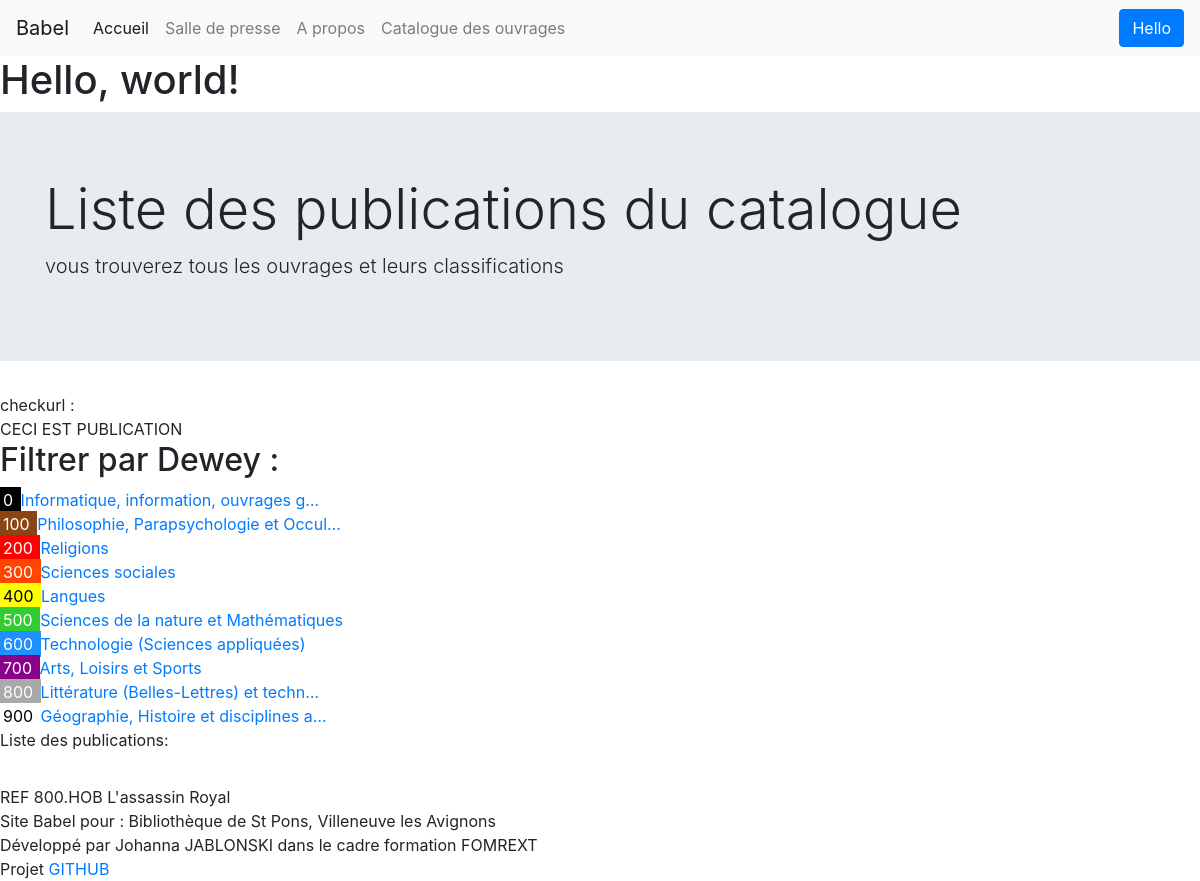
The page /publication/ on the database as committed earlier.
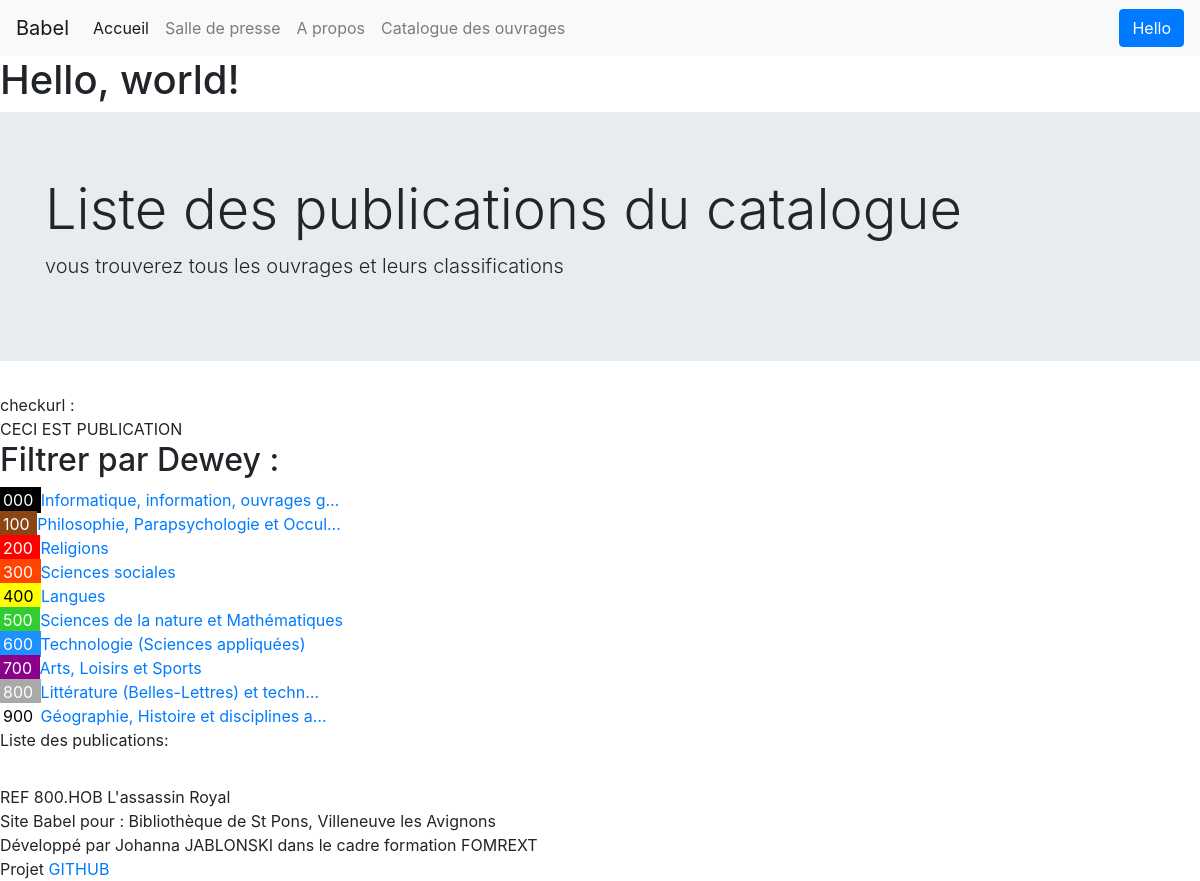
The same page on the database as committed later.
### catalog/models.py (models this page shows, shortened)
class Dewey(models.Model):
    DEWEY_COLOR_CHOICES = [
        ("000", "#000000", "#fff"),  # Black
        ("100", "#8B4513", "#fff"),  # Maroon
        ("200", "#FF0000", "#fff"),  # Red
        ("300", "#FF4500", "#fff"),  # Orange
        ("400", "#FFFF00", "#000"),  # Yellow
        ("500", "#32CD32", "#fff"),  # Green
        ("600", "#1E90FF", "#fff"),  # Ble
        ("700", "#8B008B", "#fff"),  # Purple
        ("800", "#A9A9A9", "#fff"),  # Grey
        ("900", "#FFFFFF", "#000"),  # White
    ]
    name = models.CharField(max_length=61, verbose_name=_("Nom"))
    number = models.CharField(max_length=12, verbose_name=_("Numéro"))
    text_color = models.CharField(max_length=7, default="*", editable=False)
    bg_color = models.CharField(max_length=7, default="*", editable=False)
    class Meta:
        ordering = ["number"]
        verbose_name = _("Numéros Dewey")
    def colored_number(self):
        if self.number:
            try:
                i = int(self.number[:1])
                return format_html(
                    '<span style="background-color: {}; color:{}; min-width:50px; padding:3px"> {} </span>',
                    self.DEWEY_COLOR_CHOICES[i][1],
                    self.DEWEY_COLOR_CHOICES[i][2],
                    self.number,
                )
            except:
                return "Wrong format"

### catalog/views.py (the view)
# urls.py: path("publication/", publication, name="publication"),
def publication(request):
    record = Dewey.objects.get(number="100")
    record_list = Dewey.objects.all()
    publication_list = Publication.objects.all()
    context_local = {
        "title": "Liste des publications du catalogue",
        "description": "vous trouverez tous les ouvrages et leurs classifications",
    }
    context_page = {
        "global": CONTEXT_GLOBAL,
        "local": context_local,
        "dewey_object": record,
        "dewey_object_list": record_list,
        "publication_object_list": publication_list,
    }
    return render(request, "catalog/publication.html", context=context_page)

### catalog/models.py (called while the page is built)
    def __str__(self):
        return f"{self.reference} {self.name}"

### catalog/templates/catalog/publication.html
{% extends 'catalog/base.html' %}
{% block content %}
CECI EST PUBLICATION
{% include 'catalog/dewey-list.html'%}
{% include 'catalog/publication-list.html'%}
{% endblock %}

### catalog/templates/catalog/dewey-list.html (shortened to what this page needs)
<div class="dewey-list">
    <h2>Filtrer par Dewey : </h2>
    <div class="list-group dewey-list-group">
    {% for dewey_record in dewey_object_list %}
        <a href="{% url 'publication' %}?dewey={{ dewey_record.number}}" type="button" class=#list-group>
                {{ dewey_record.colored_number}}
        {{ dewey_record.name|truncatechars:38}}</a>
    {% endfor %}

Rows that differ between the two databases and show on the page:
changed Dewey "Informatique, information, ouvrages g…": colored_number "0" → "000"
